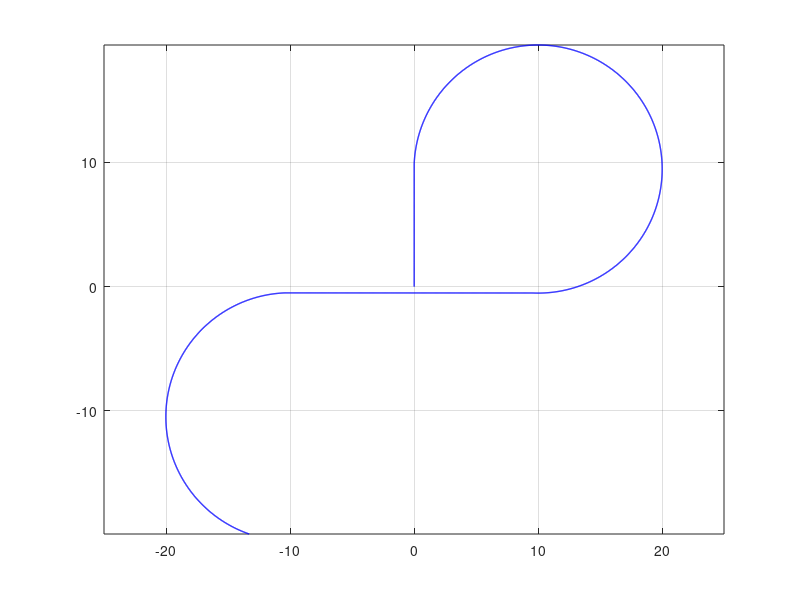
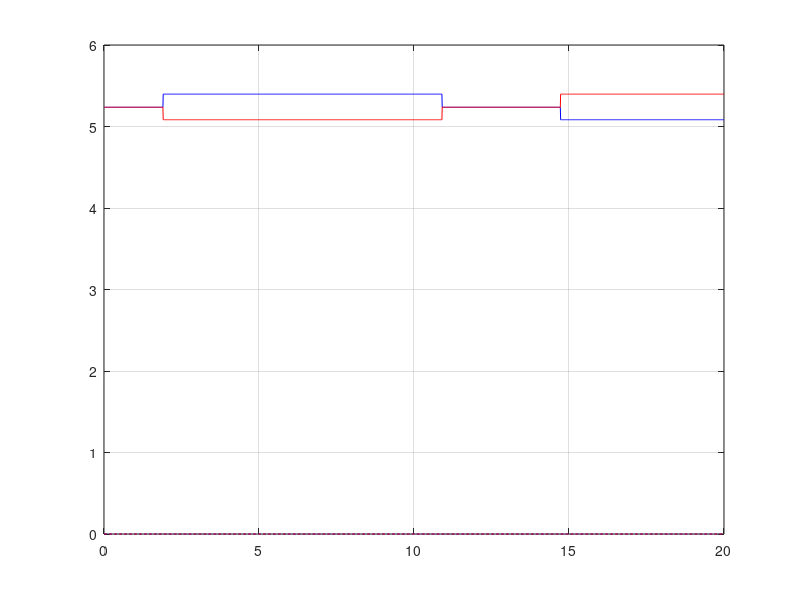

Source code (MATLAB) for these figures, in order:
close all
clear
lf = 0.4;
lr = 0.4;
lw = 0.6;
a = 0.05; % nkr wheel scaling for drawing purpose
rw = 0.15;
dt = 0.01;
simTime = 20;
nSim = simTime / dt;

wheel1.x = 0;
wheel1.y = 0;
wheel1.h = -pi/2;

UGV.frame = [lf,0;lf,lw/2;lf+a,0;lf,-lw/2;lf,0; 0,0;0,0.02;0,-0.02; 0,0;-lr,0;-lr,-lw/2;-lr+a,0;-lr,lw/2; -lr, 0];
Wheel.frame = [0.1,0.05; -0.1, 0.05; -0.1, -0.05; 0.1, -0.05; 0.1,0.05];
%% Arrays init
Time = zeros(nSim, 1);
% NKR params
V = zeros(nSim, 1);
Anr = zeros(nSim, 1);
Heading = zeros(nSim, 1);
X = zeros(nSim, 1);
Y = zeros(nSim, 1);
w = zeros(nSim, 4);
gamma = zeros(nSim, 2);
betta = zeros(nSim, 5);
% Measurements
odo_w = zeros(nSim, 4);
gps_pos = zeros(nSim, 2);
gps_vel = zeros(nSim, 2);
gyro_anr = zeros(nSim, 1);

odo_coords = zeros(nSim, 3);
wheels = zeros(nSim, 8);
% store navigation solution
% sol = zeros(nSim, 9);
% sol key: [X Y Heading V dHeading w1 w2 w3 w4]
V1 = zeros(nSim, 1);
V2 = zeros(nSim, 1);
V3 = zeros(nSim, 1);
V4 = zeros(nSim, 1);
V11 = zeros(nSim, 1);
V22 = zeros(nSim, 1);
V33 = zeros(nSim, 1);
V44 = zeros(nSim, 1);

trajPhase = 1;
trajConst = 1.91;
trajTimer = 1.91;

odoX = 0;
odoY = 0;
odoHeading = 0;


%% Measurement errors parameters
odometer_error = 0.03; % percent (max error)
odometer_noise = 0.1; % rad/sec
gps_pos_error = 2.0; % meters (max error)
gps_pos_noise = 0.75; % meters
gps_vel_error = 0.2; % m/s (max error)
gps_vel_noise = 0.1; % m/s
gyro_bias = normrnd(0, 0.1); % rad/s
gyro_noise = 2*pi/180; % rad/s

% init robot struct
% robot.x = 0;
% robot.y = 0;
% robot.heading = 0;
% robot.v = 0;
% robot.dheading = 0;
% robot.lf = 0.4;
% robot.lr = 0.3;
% robot.lw = 0.3;
% robot.rw = 0.1;
% robot.lsx = 0.15; % gnss antenna shift
% robot.lsy = 0.05; % gnss antenna shift

%init Kalman state struct
% kalman_state.X = zeros(7,1);
% kalman_state.P = diag([10 10 3 5 5 5 5]);

%% Main cycle
for i = 1:nSim
    Time(i) = i * dt;
    V(i) = 5.236; % constant velocity
    %% Motion setup
    if Time(i) >= trajTimer
        trajPhase = trajPhase + 1;
        if rem(trajPhase, 2) == 0
            trajTimer = trajTimer + 9; % 9 seconds for rotation arc
        else
            trajTimer = trajTimer + 2*trajConst; % 3.82 seconds for straight line
        end
        if rem(trajPhase, 5) == 0
%             V(i) = V(i) - 1;
        end
    end
    gamma_mean = 0;
    if rem(trajPhase, 2) ~= 0 % odd phase
        Anr(i) = 0;
        gamma(i,:) = [0, 0];
    else                        % even phase
        if rem(trajPhase, 4) == 2
%             Anr(i) = pi/6; % turn right on every 2nd phase
            gamma_mean = 0.0799;% will be equal to 0.5236 rad/s
            gamma(i,1) = gamma_mean - gamma_mean^2*lw/(lf+lr);
            gamma(i,2) = gamma_mean + gamma_mean^2*lw/(lf+lr);
        else
%             Anr(i) = -pi/6; % turn left on every 4th phase
            gamma_mean = -0.0799; % will be equal to -0.5236 rad/s
            gamma(i,1) = gamma_mean - gamma_mean^2*lw/(lf+lr);
            gamma(i,2) = gamma_mean + gamma_mean^2*lw/(lf+lr);
        end
    end
    %% Wheels kinematics
    % Linear speed of each wheel
    V1(i) = V(i); V2(i) = V(i); V3(i) = V(i); V4(i) = V(i);
    A1 = 0; A2 = 0; A3 = 0; A4 = 0;
       
    Vxb = 0.25 * ( V(i)*cos(gamma(i,1)) + V(i)*cos(gamma(i,2)) + V(i) + V(i));
    Vyb = 0.25 * ( V(i)*sin(gamma(i,1)) + V(i)*sin(gamma(i,2)));
    betta(i) = atan(Vyb/Vxb);
    Anr(i) = V(i)*cos(betta(i))*tan(gamma_mean) / (lf + lr);
    Rc = abs(V(i) / Anr(i));
    
    % If robot is turning - they differ
    if rem(trajPhase, 2) == 0
        V1(i) = abs(Anr(i)) * sqrt(lf^2 + ( Rc + lw/2 * sign(Anr(i)))^2);
        V2(i) = abs(Anr(i)) * sqrt(lf^2 + ( Rc - lw/2 * sign(Anr(i)))^2);
        V3(i) = abs(Anr(i)) * sqrt(lf^2 + ( Rc + lw/2 * sign(Anr(i)))^2);
        V4(i) = abs(Anr(i)) * sqrt(lf^2 + ( Rc - lw/2 * sign(Anr(i)))^2);
    end  

    %% True model parameters
    if i == 1
        X(i) = 0;
        Y(i) = 0;
        Heading(i) = 0;
    else
        Heading(i) = Heading(i-1) + Anr(i)*dt;
        X(i) = X(i-1) + V(i)*cos(Heading(i) + betta(i))*dt;
        Y(i) = Y(i-1) + V(i)*sin(Heading(i) + betta(i))*dt;
    end  

    %% Measurements model
    % Odometer errors
    odo_error1 = odometer_error * sin(Time(i)/20);
    odo_error2 = odometer_error * sin(Time(i)/16);
    odo_error3 = odometer_error * sin(Time(i)/12);
    odo_error4 = odometer_error * sin(Time(i)/8);
    odo_w(i,:) = [w(i,1) * (1 + odo_error1) + normrnd(0, odometer_noise),...
        w(i,2) * (1 + odo_error2) + normrnd(0, odometer_noise),...
        w(i,3) * (1 + odo_error3) + normrnd(0, odometer_noise),...
        w(i,4) * (1 + odo_error4) + normrnd(0, odometer_noise)];
    % GPS position errors
%     if rem(i,1/dt) == 0
    gps_pos_errorX = gps_pos_error * sin(Time(i)/25);
    gps_pos_errorY = gps_pos_error * cos(Time(i)/35);
    gps_pos(i,:) = [X(i) + gps_pos_errorX + normrnd(0, gps_pos_noise),...
        Y(i) + gps_pos_errorY + normrnd(0, gps_pos_noise)];
%     end
    % GPS velocity errors
%     if rem(i,1/dt) == 0
    gps_vel_errorX = gps_vel_error * cos(Time(i)/15);
    gps_vel_errorY = gps_vel_error * sin(Time(i)/8);
    gps_vel(i,:) = [V(i)*cos(Heading(i)) + gps_vel_errorX + normrnd(0, gps_vel_noise),...
        V(i)*sin(Heading(i)) + gps_vel_errorY + normrnd(0, gps_vel_noise)];
%     end
    % Gyroscope errors
    gyro_anr(i) = Anr(i) + gyro_bias + normrnd(0, gyro_noise);
    %% Baseline model
%     odoV = rw/4 * (odo_w(i,1) + odo_w(i,2) + odo_w(i,3) + odo_w(i,4));
%     odoBetta = atan( (lf*tan(gamma(i,6)) + lr*tan(gamma(i,5)))/(lf + lr) );
%     odoAnr = odoV * cos(odoBetta) / (lr + lf) * (tan(gamma(i,5)) - tan(gamma(i,6)));
%     odoHeading = odoHeading + odoAnr*dt;
%     odoX = odoX + odoV*cos(odoHeading + odoBetta)*dt;
%     odoY = odoY + odoV*sin(odoHeading + odoBetta)*dt;
%     odo_coords(i,:) = [odoX, odoY, odoHeading];
%     update.gps = 0;
%     update.gyro = 0;
%     if (rem(i,1) == 0)
%         update.gyro = 1;
%     end
%     if (rem(i, 100) == 0)
%         update.gps = 1;
%     end
%     % init sensors struct
%     sensors.gps_error_pos = 2.0;
%     sensors.gps_error_vel = 0.2;
%     sensors.gyro_error = 2*pi/180;
%     sensors.dt = dt;
%     sensors.gps_x = gps_pos(i,1);
%     sensors.gps_y = gps_pos(i,2);
%     sensors.gps_dx = gps_vel(i,1);
%     sensors.gps_dy = gps_vel(i,2);
%     sensors.gyro = gyro_anr(i);
%     % update robot struct
%     robot.w1 = odo_w(i,1);
%     robot.w2 = odo_w(i,2);
%     robot.w3 = odo_w(i,3);
%     robot.w4 = odo_w(i,4);
%     robot.betta = odoBetta;
%     robot.gammaf = gamma(i,6);
%     robot.gammar = gamma(i,5);
    % call Kalman dilter
%     [robot, kalman_state] = navSys(robot, kalman_state, sensors, update);
%     sol(i,:) = [robot.x robot.y robot.heading robot.v robot.dheading robot.w1 robot.w2 robot.w3 robot.w4];
    % sol key: [X Y Heading V dHeading w1 w2 w3 w4]
    %% Animation

end



an = figure('Name', 'Robot trajectory');
plot(Y,X, 'b', 'LineWidth', 1.0)
hold on
% plot(odo_coords(:,2),odo_coords(:,1), 'r', 'LineWidth', 0.5)
% plot(gps_pos(:,2),gps_pos(:,1), 'g', 'LineWidth', 0.5)
% plot(wheels(:,4), wheels(:,3), 'k', 'LineWidth', 0.25)
plot(wheels(:,2), wheels(:,1), 'g', 'LineWidth', 0.25)
% plot(wheels(:,6), wheels(:,5), 'c', 'LineWidth', 0.25)
% plot(wheels(:,8), wheels(:,7), 'y', 'LineWidth', 0.25)

axis equal
grid on

% UGVframe = rotateVectorImage2D(UGV.frame, Heading(end));
% frame1 = drawVectorImage2D(UGVframe, [Y(end) X(end)], an, 'r');
% Wheelframe = rotateVectorImage2D(Wheel.frame, Heading(end) + gamma(end,1));
% frame2 = drawVectorImage2D(Wheelframe, [wheels(end,2) wheels(end,1)], an, 'm');
% Wheelframe = rotateVectorImage2D(Wheel.frame, Heading(end) + gamma(end,2));
% frame3 = drawVectorImage2D(Wheelframe, [wheels(end,4) wheels(end,3)], an, 'm');
% Wheelframe = rotateVectorImage2D(Wheel.frame, Heading(end) + gamma(end,3));
% frame4 = drawVectorImage2D(Wheelframe, [wheels(end,6) wheels(end,5)], an, 'm');
% Wheelframe = rotateVectorImage2D(Wheel.frame, Heading(end) + gamma(end,4));
% frame5 = drawVectorImage2D(Wheelframe, [wheels(end,8) wheels(end,7)], an, 'm');

figure
plot(Time, V1, 'b', 'LineWidth', 0.5)
hold on; grid on
plot(Time, V2, 'r', 'LineWidth', 0.5)
plot(Time, V11, '--b', 'LineWidth', 0.5)
plot(Time, V22, '--r', 'LineWidth', 0.5)
% 
% figure;
% plot(Time, w, 'b')
% hold on
% grid on
% plot(Time, odo_w, 'r');
% 
% figure;
% plot(Time, Anr, 'b')
% hold on
% grid on
% plot(Time, gyro_anr, 'r');


% UGVframe = rotateVectorImage2D(UGV.frame, pi/4);
% graph = figure;
% axis equal
% drawVectorImage2D(UGVframe, [1 10], graph, 'r');

% figure;
% plot([Time(1) Time(end)], [V V], 'b')
% hold on
% grid on
% plot(Time, asssb, 'r');

% an = figure('Name', 'Robot trajectory');
% plot(odo_coords(:,2), odo_coords(:,1), 'b', 'LineWidth', 1.0)
% grid on
% axis equal
% hold on
% plot(gps_pos(:,2), gps_pos(:,1), 'r', 'LineWidth', 1.0)
% plot(sol(:,2), sol(:,1), 'k', 'LineWidth', 1.0)
% 
% figure;
% plot(Time, sol(6), 'r');
% hold on
% grid on
% plot(Time, odo_w(i,1));
% 
% V11(500)/Anr(500)
% V22(500)/Anr(500)
% V11(500)/Anr(500) - V22(500)/Anr(500)
% wf = atan(lw / 2/lf);
% Lf = sqrt(lf^2 + 0.25*lw^2);
% dR1 = sin(wf) * Lf / sin(pi - wf - (pi/2 - wf - gamma(500,1)))
% dR1 = lw/2 / cos(gamma(500,1))
% gip = sqrt(lf^2 + (10+lw/2)^2)
% gip2= sqrt(lf^2 + (10-lw/2)^2)
% V01 = Anr(500) * gip
% V02 = Anr(500) * gip2
% maybe = sin(pi/2+wf)/sin(pi/2-wf-gamma(500,1))*10
